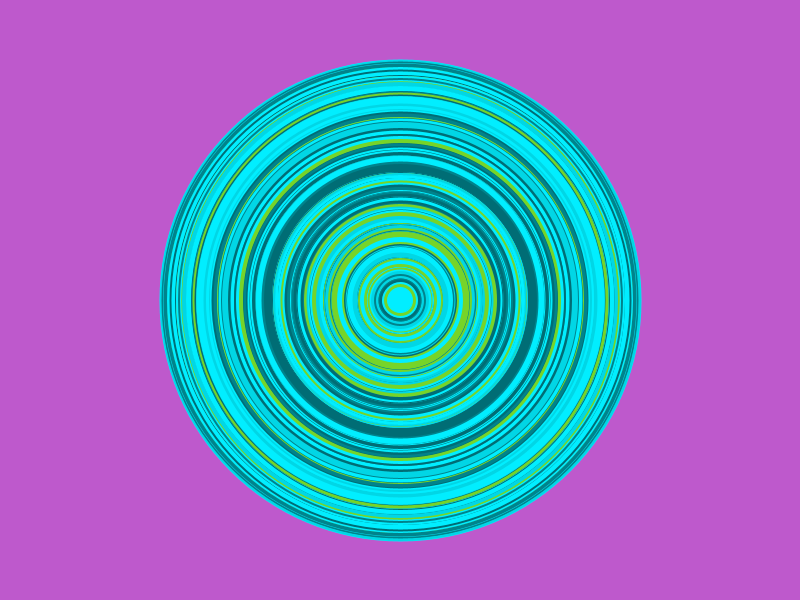
Frame 1 (no input)
Frame 60 (the mouse pressed at the canvas centre just before this capture): identical to frame 1, image omitted
Frame 120 (the mouse held since frame 60 and released just before this capture): identical to frame 1, image omitted

The Processing sketch that drew this single still picture (run headless with seeded random() and noise(); from frame 60 on, the mouse is pressed at the canvas centre):

// Processing sketch: assignment2Code
// ── assignment2Code.pde
// A clear center point and a 2D spheres of random sizes, but in ordered appearance. Same center point. Most colors on the aqualeen palette. 
// Utilize a While loop structure. Make sure while loop ends by finishing when the center is reached.  

//Global Variables
//Define Color Palette
color[] aqualeen = {#BE59CC, #76D429, #01EEFF, #00838C, #01EEFF, #006D75, #01D6E5};
color[] palette = aqualeen;
int d=480;

//setup()
void setup(){
 size(800, 600);
 //select background color from the palette
 background(palette[0]);
}

//draw()
void draw(){
 //Setup while loop  for center point of 24, d bigger than 24
 while(d > 24){
   //Set stroke color to random palette color
   stroke(palette[int(random(1, 7))]);
   //Set stroke weight randomly
   strokeWeight(int(random(1, 8)));
   //Set fill color randomly from palette
   fill(palette[int(random(1, 7))]);
   //set ellipse x origin at center screen width
   float x = width/2;
   //set ellipse y origin at center of screen    
   float y = height/2;
   //draw ellipse 
   ellipse(x, y, d, d);
   //height and width decrease randomly from 1 to 4
   d -= random(1, 4);
 }
}
